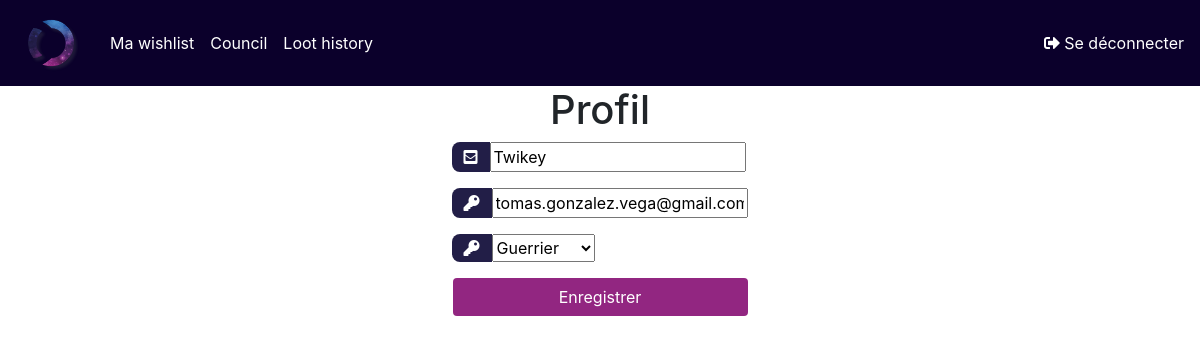
Screenshot of /account/ (signed in) with the database file from the repository.
### accounts/models.py (models this page shows, shortened)
class Member(models.Model):
    class_played_choice = (
        ("Chaman", "Chaman"),
        ("Chasseur", "Chasseur"),
        ("Démoniste", "Démoniste"),
        ("Druide", "Druide"),
        ("Guerrier", "Guerrier"),
        ("Mage", "Mage"),
        ("Prêtre", "Prêtre"),
        ("Voleur", "Voleur"),
    )
    member_grade = (
        ("Guild Master", "Guild Master"),
        ("Officier", "Officier"),
        ("Member", "Member"),
        ("Pick Up", "Pick Up"),
    )
    user = models.OneToOneField(User, null=True, on_delete=models.CASCADE)
    name = models.CharField(max_length=200, null=True)
    email = models.CharField(max_length=200, null=True)
    class_played = models.CharField(choices=class_played_choice, max_length=10, null=True)
    grade = models.CharField(choices=member_grade, max_length=12, null=True)
    date_created = models.DateTimeField(auto_now_add=True, null=True)

### accounts/decorators.py (the view)
        def wrapper_func(request, *args, **kwargs):
            group = None
            if request.user.groups.exists():
                group = request.user.groups.all()[0].name
            if group in allowed_roles:
                return view_func(request, *args, **kwargs)
            else:
                return HttpResponse('You are not authorized to view this page')

### accounts/forms.py
class MemberForm(ModelForm):
    class Meta:
        model = Member
        fields = '__all__'
        exclude = ['user', 'grade']

### accounts/views/profile.py (called while the page is built)
@login_required(login_url='login')
@allowed_users(allowed_roles=['member', 'pu', 'officier', 'gm'])
def accountSettings(request):
    member = request.user.member
    form = MemberForm(instance=member)
    if request.method == 'POST':
        form = MemberForm(request.POST, instance=member)
        if form.is_valid():
            form.save()
    context = {'form': form}
    return render(request, 'accounts/account_settings.html', context)

### accounts/templates/accounts/account_settings.html (shortened to what this page needs)
{% extends 'accounts/base.html' %}
{% load static %}
{% block content %}
<div class="container">
    <h1 class="text-center">Profil</h1>
    <div class="d-flex justify-content-center align-items-center">
        <form action="" method="post" >
            <div class="input-group mb-3">
                <div class="input-group-append">
                    <span class="input-group-text"><i class="fas fa-envelope-square"></i></span>
                </div>
                {{form.name}}
            </div>
            <div class="input-group mb-3">
                <div class="input-group-append">
                    <span class="input-group-text"><i class="fas fa-key"></i></span>
                </div>
                {{form.email}}
            </div>
            <div class="input-group mb-3">
                <div class="input-group-append">
                    <span class="input-group-text"><i class="fas fa-key"></i></span>
                </div>
                {{form.class_played}}
            </div>
            <div class="d-flex justify-content-center  login_container">
                <input class="btn login_btn" type="submit" value="Enregistrer">
            </div>
        </form>
    </div>
</div>
{% endblock %}

### accounts/templates/accounts/account_settings.html (style rules this page uses)
.input-group-text { background: #221E47 !important; color: white !important; border: 0 !important; border-radius: 0.5rem 0 0 0.5rem !important; }
.login_btn { width: 100%; background: #922681 !important; color: white !important; }

### rows the page displays
Member: name "Twikey", email "tomas.gonzalez.vega@gmail.com", class_played "Guerrier"
